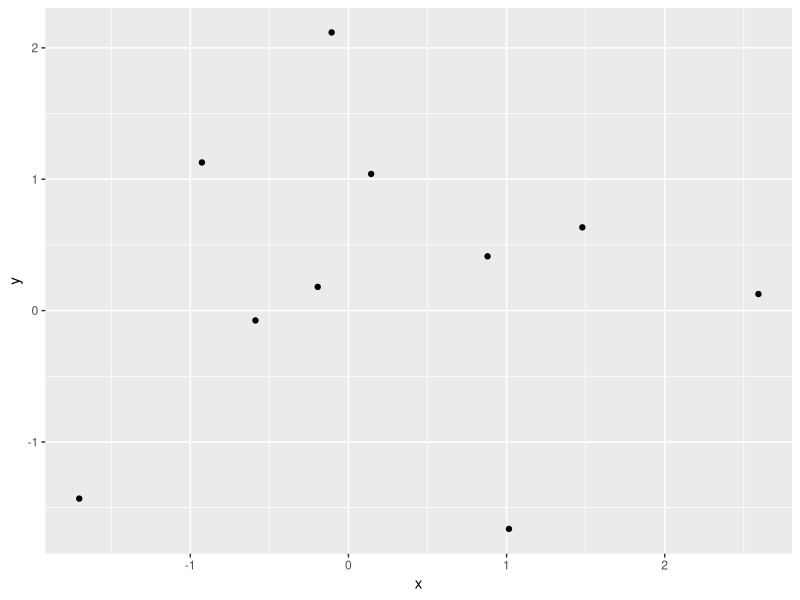
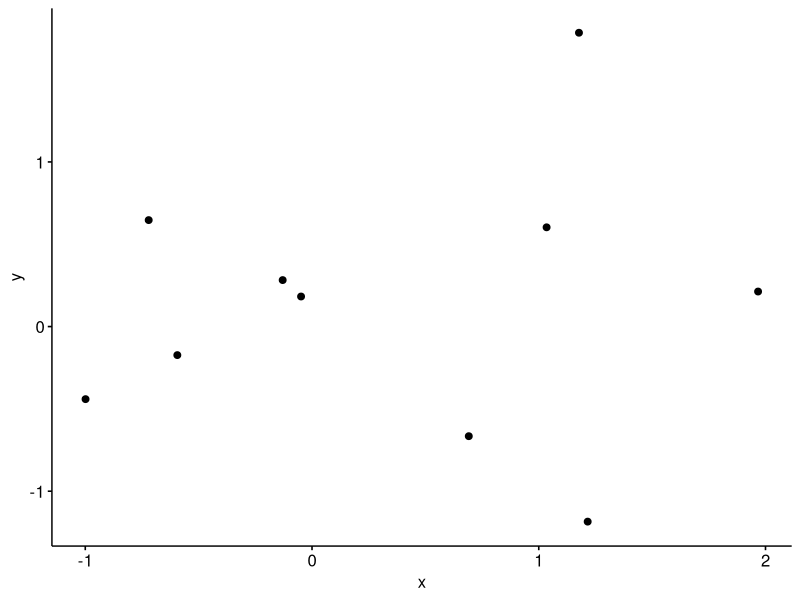

Source code (R) for these figures, in order:
# code file number 1

# some library
library(tidyverse)

# a plot
data.frame(x=rnorm(10), y=rnorm(10)) %>%
  ggplot(aes(x=x,y=y)) + geom_point()

# direct call of a package without library() call
# this is not registered in RStudio's "Packages" tab
data.frame(x=rnorm(10), y=rnorm(10)) %>%
  ggpubr::ggscatter(x="x",y="y")

